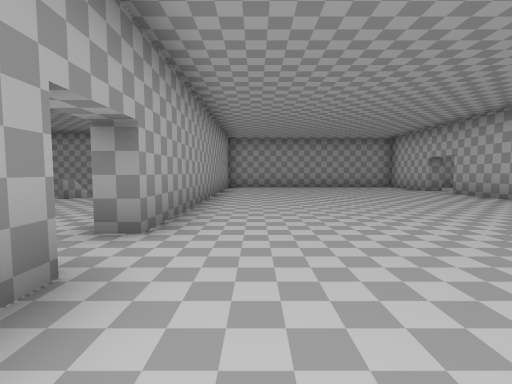
view 1 (above)

16 first-person views from a walk through a 3-D level made in the Unity game engine. The camera is 1.3 m above the floor, tilts 4° down and sees 85° across. The floor is counted in squares, 2 m on a side. Each view is taken from the middle of a square. On the plan, view 1 faces up. The plan holds only what a view shows up to about 9 squares ahead; the rest is blank. The place goes on beyond the plan. The player is left out. Some animated figures are left out.

view 2
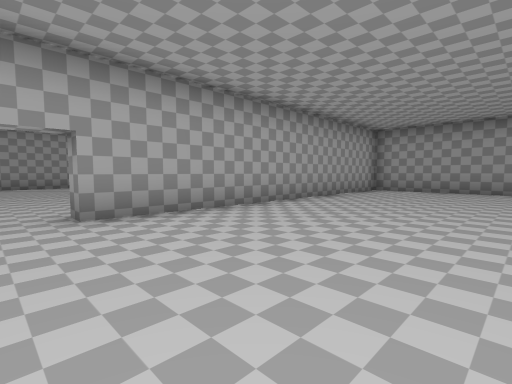

view 3
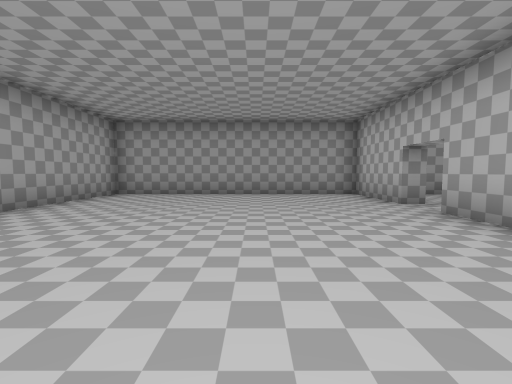

view 4
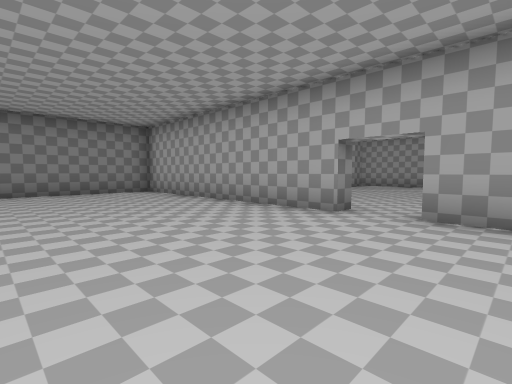

view 5
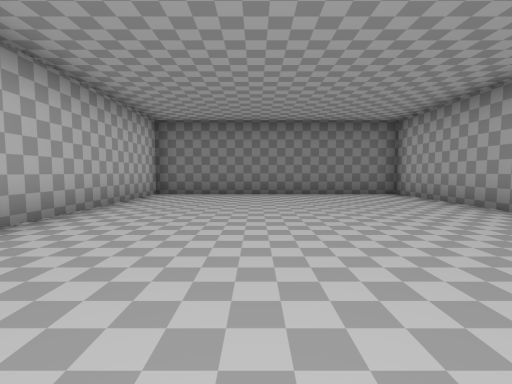

view 6
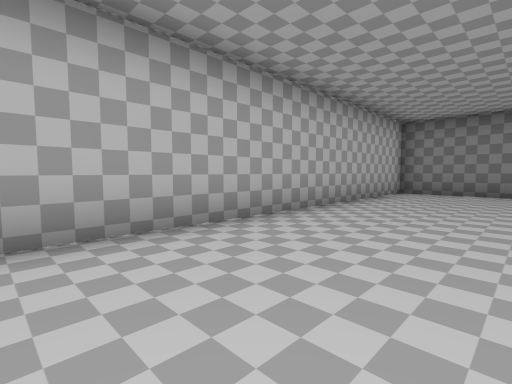

view 7
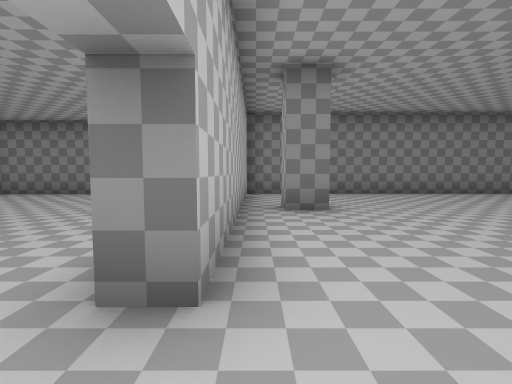

view 8
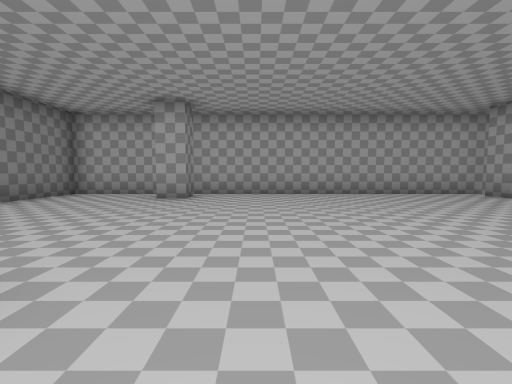

view 9
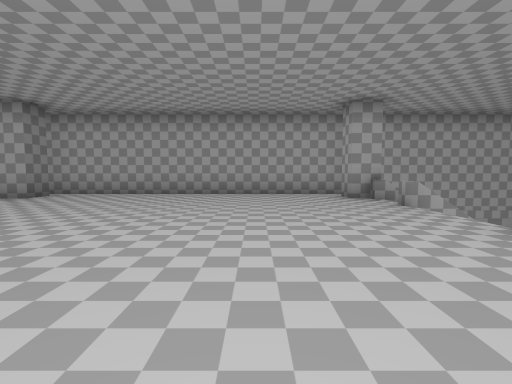

view 10
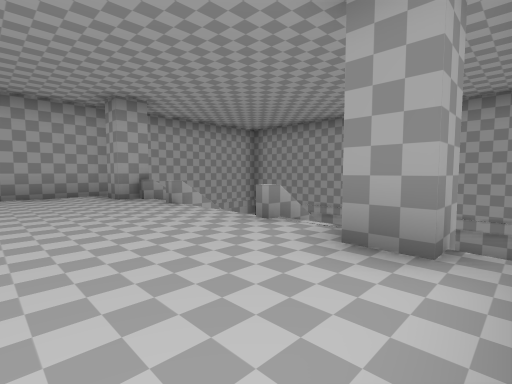

view 11
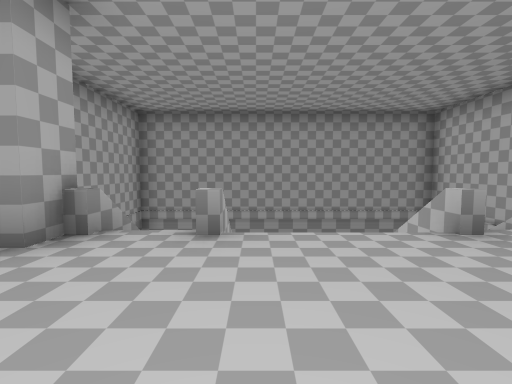

view 12
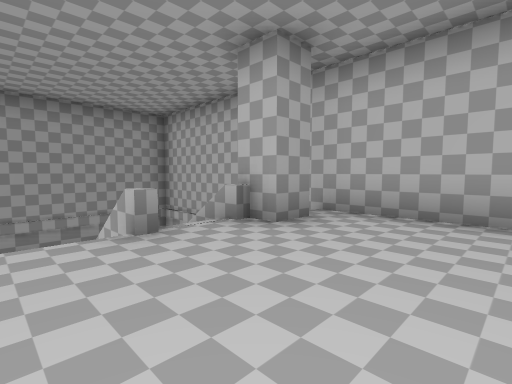

view 13
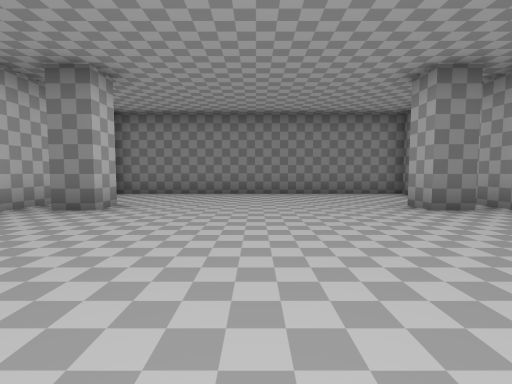

view 14
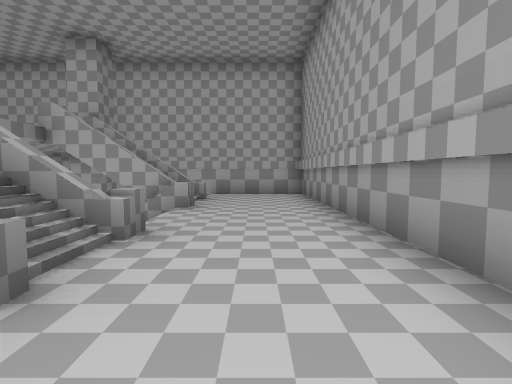

view 15
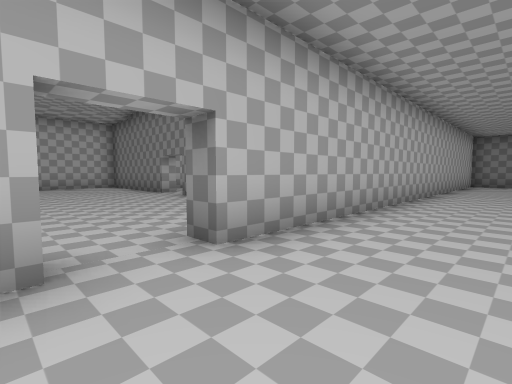

view 16
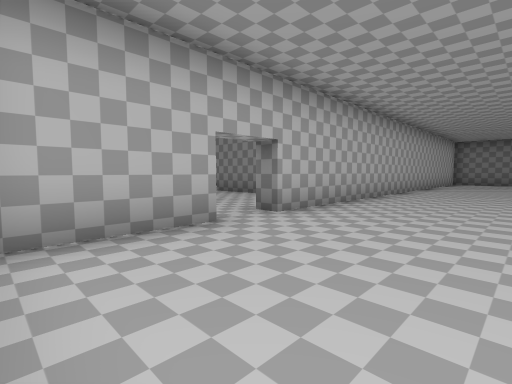

### Floor plan
Key: @ floor where view 1 was taken; # wall or solid block; . main floor; - floor 3 m lower than the main floor; / step, stairs or slope; = window, fence, low wall or low ledge; ^ raised ledge; v drop or lower ground.
Columns run from 11 left of view 1 to 14 right of it. Each row starts with its distance up from view 1.
 13 ################## ##
 12 #-------- #......# .
 11 #---------#......#..
 10 #-------- #......#..
  9 #v^// ^/^v#...............
  8 #v^// ^ ^#.......#........
  7 #v#///^=###......# ......
  6 #.........#......#  ###.#
  5 #.........#......#
  4 #.........#......#
  3 #.........#......#
  2 #................#
  1 #.........#......#
  0 #.........#@.....#
 -1 #.........#......#
 -2 #.#.....#.#......#
 -3 #.........#......#
 -4 #.........#......#
 -5 #.........#......#
 -6 ##################

Where each view was taken, in squares from view 1:
view 1: 0 up, 0 right, facing up
view 2: 2 up, 3 right, facing up-left
view 3: 4 up, 3 right, facing up
view 4: 4 up, 3 right, facing down-left
view 5: 3 up, 3 right, facing down
view 6: 4 up, 3 right, facing down-right
view 7: 3 up, 2 left, facing down
view 8: 0 up, 2 left, facing left
view 9: 4 up, 2 left, facing left
view 10: 4 up, 2 left, facing up-left
view 11: 4 up, 7 left, facing up
view 12: 4 up, 6 left, facing up-right
view 13: 3 up, 6 left, facing down
view 14: 11 up, 2 left, facing left
view 15: 10 up, 4 right, facing down-right
view 16: 12 up, 3 right, facing down-right
